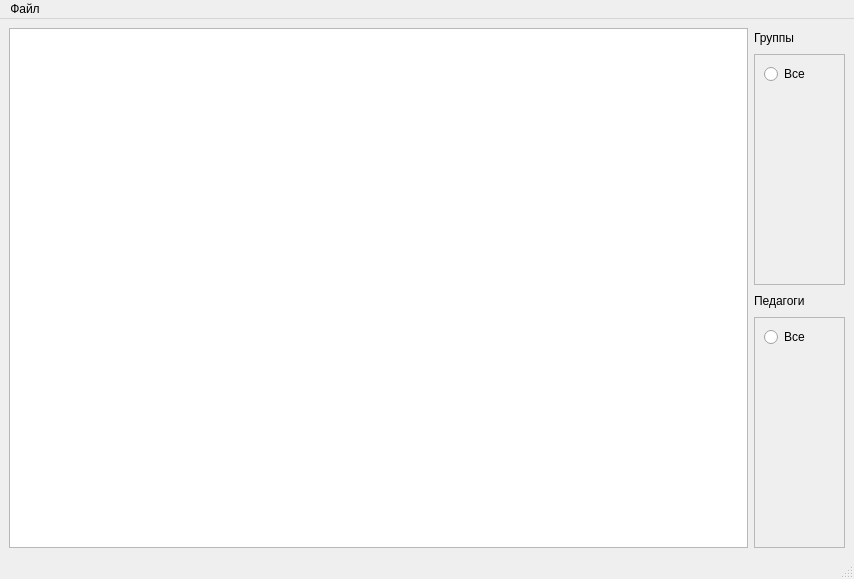
<?xml version="1.0" encoding="UTF-8"?>
<ui version="4.0">
 <class>MainWindow</class>
 <widget class="QMainWindow" name="MainWindow">
  <property name="geometry">
   <rect>
    <x>0</x>
    <y>0</y>
    <width>854</width>
    <height>579</height>
   </rect>
  </property>
  <property name="windowTitle">
   <string>Генератор vCards</string>
  </property>
  <widget class="QWidget" name="centralwidget">
   <layout class="QGridLayout" name="gridLayout">
    <item row="0" column="0">
     <layout class="QHBoxLayout" name="horizontalLayout_3" stretch="2,0">
      <property name="spacing">
       <number>6</number>
      </property>
      <property name="sizeConstraint">
       <enum>QLayout::SetDefaultConstraint</enum>
      </property>
      <property name="leftMargin">
       <number>0</number>
      </property>
      <item>
       <widget class="QTableWidget" name="tableWidget"/>
      </item>
      <item>
       <layout class="QVBoxLayout" name="verticalLayout_3">
        <item>
         <layout class="QHBoxLayout" name="horizontalLayout">
          <item>
           <widget class="QLabel" name="label">
            <property name="text">
             <string>Группы</string>
            </property>
           </widget>
          </item>
          <item>
           <spacer name="horizontalSpacer">
            <property name="orientation">
             <enum>Qt::Horizontal</enum>
            </property>
            <property name="sizeHint" stdset="0">
             <size>
              <width>40</width>
              <height>20</height>
             </size>
            </property>
           </spacer>
          </item>
         </layout>
        </item>
        <item>
         <widget class="QScrollArea" name="scrollArea">
          <property name="widgetResizable">
           <bool>true</bool>
          </property>
          <widget class="QWidget" name="scrollAreaWidgetContents">
           <property name="geometry">
            <rect>
             <x>0</x>
             <y>0</y>
             <width>108</width>
             <height>225</height>
            </rect>
           </property>
           <layout class="QFormLayout" name="formLayout">
            <item row="0" column="0">
             <layout class="QVBoxLayout" name="verticalLayout">
              <item>
               <widget class="QRadioButton" name="button_all_groups">
                <property name="enabled">
                 <bool>true</bool>
                </property>
                <property name="text">
                 <string>Все</string>
                </property>
               </widget>
              </item>
             </layout>
            </item>
           </layout>
          </widget>
         </widget>
        </item>
        <item>
         <layout class="QHBoxLayout" name="horizontalLayout_2">
          <item>
           <widget class="QLabel" name="label_2">
            <property name="text">
             <string>Педагоги</string>
            </property>
           </widget>
          </item>
          <item>
           <spacer name="horizontalSpacer_2">
            <property name="orientation">
             <enum>Qt::Horizontal</enum>
            </property>
            <property name="sizeHint" stdset="0">
             <size>
              <width>40</width>
              <height>20</height>
             </size>
            </property>
           </spacer>
          </item>
         </layout>
        </item>
        <item>
         <widget class="QScrollArea" name="scrollArea_2">
          <property name="widgetResizable">
           <bool>true</bool>
          </property>
          <widget class="QWidget" name="scrollAreaWidgetContents_2">
           <property name="geometry">
            <rect>
             <x>0</x>
             <y>0</y>
             <width>108</width>
             <height>225</height>
            </rect>
           </property>
           <layout class="QFormLayout" name="formLayout_2">
            <item row="0" column="0">
             <layout class="QVBoxLayout" name="verticalLayout_2">
              <item>
               <widget class="QRadioButton" name="button_all_teachers">
                <property name="enabled">
                 <bool>true</bool>
                </property>
                <property name="text">
                 <string>Все</string>
                </property>
               </widget>
              </item>
             </layout>
            </item>
           </layout>
          </widget>
         </widget>
        </item>
       </layout>
      </item>
     </layout>
    </item>
   </layout>
  </widget>
  <widget class="QMenuBar" name="menubar">
   <property name="geometry">
    <rect>
     <x>0</x>
     <y>0</y>
     <width>854</width>
     <height>21</height>
    </rect>
   </property>
   <widget class="QMenu" name="file_menu">
    <property name="title">
     <string>Файл</string>
    </property>
    <addaction name="load_database"/>
    <addaction name="save_database"/>
   </widget>
   <addaction name="file_menu"/>
  </widget>
  <widget class="QStatusBar" name="statusbar"/>
  <action name="actionsrggh">
   <property name="text">
    <string>srggh</string>
   </property>
  </action>
  <action name="actionsegerhg">
   <property name="text">
    <string>segerhg</string>
   </property>
  </action>
  <action name="action_4">
   <property name="text">
    <string>Загрузить БД</string>
   </property>
  </action>
  <action name="action2">
   <property name="text">
    <string>2</string>
   </property>
  </action>
  <action name="action1_2">
   <property name="text">
    <string>1</string>
   </property>
  </action>
  <action name="action2_2">
   <property name="text">
    <string>2</string>
   </property>
  </action>
  <action name="action1_3">
   <property name="text">
    <string>1</string>
   </property>
  </action>
  <action name="load_database">
   <property name="text">
    <string>Загрузить БД</string>
   </property>
  </action>
  <action name="save_database">
   <property name="text">
    <string>Выгрузить БД</string>
   </property>
  </action>
 </widget>
 <resources/>
 <connections/>
</ui>
